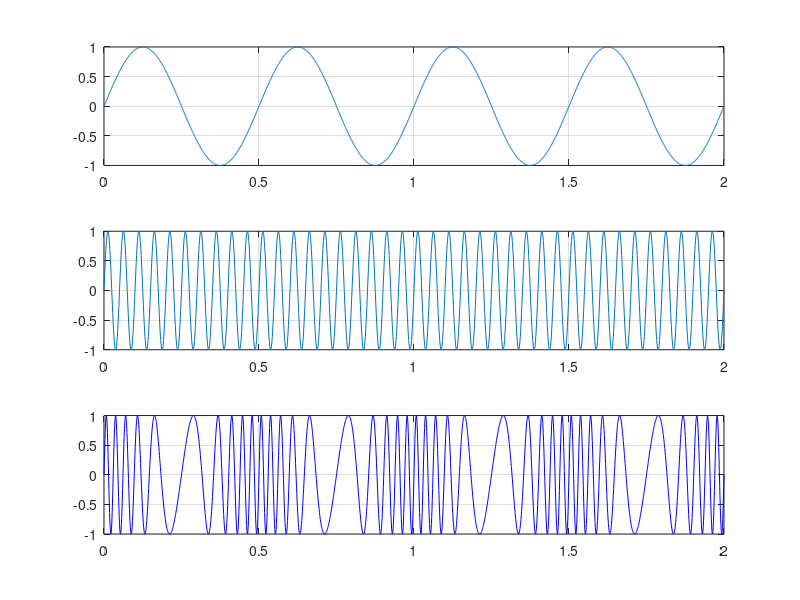

This chart was generated by the following MATLAB code:
%https://www.youtube.com/watch?v=jKlt94WYeCQ&ab_channel=RKTHENUA

clear all;
clc;
close;

Ac = 1; %carier Amlitude
Am = 1; %Message signal Amlitude

Fc = 20; %carier Frequency
Fm = 2; %Message signal Amlitude (Must be less than Carrier freq)

T = 2;
sampling_frequency = 1000;
sampling_period = 1/sampling_frequency;
time = 0:sampling_period:T;

Ym = Am*sin(2*pi*Fm*time);

subplot(3,1,1);
title('Message Signal');
plot(time,Ym);
grid on;

Yc = Ac*sin(2*pi*Fc*time);

subplot(3,1,2);
title('Carrier Signal');
plot(time,Yc);
grid on;


Kf = 14 % frequency sensitivity
beta = Kf*Am/Fm % Modulating index

Z = Ac*sin(2*pi*Fc*time + beta.*Ym);

subplot(3,1,3);
title('Frequency Modulated Signal');
plot(time,Z,'b');
grid on;